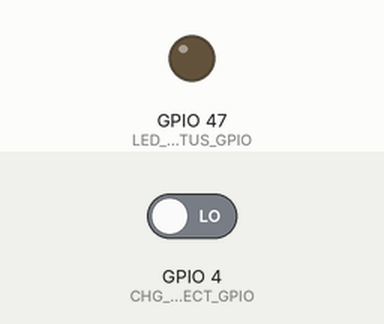
This program was run on a simulated ESP32-S3. On the bench: output pins drawn as LEDs (lit = HIGH). The test bench sets the inputs (shaded band); at power-on: GPIO 4 (CHG_DETECT_GPIO) LOW. WiFi joins after 1.5 s; servers stay silent unless stated; uploads are accepted with an empty reply; the camera gives no picture; what the program prints to the serial monitor is not drawn. At 3.5 s the program puts the board to deep sleep or switches it off; the recording ends there.

Above: at 0.0 s.
At 3.31 s:
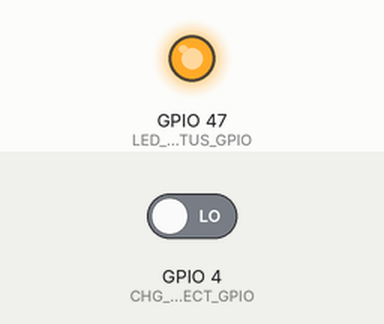
Timing chart, 0 to 3.5 s (numbered marks = the images above):
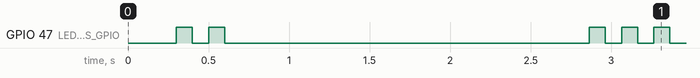

The program:

main.cpp
```cpp
#include <Arduino.h>
#include <WiFi.h>
#include <HTTPClient.h>
#include "esp_camera.h"

// CameraIoT RevC pin map.
// ESP32-S3-PICO-1-N8R8 reserves GPIO33-37 for octal PSRAM.
// GPIO19/20 are reserved for USB_D-/USB_D+ via the pogo cradle.
// The user button stays on GPIO5; cradle ID is split out to GPIO1.
#define PWDN_GPIO_NUM     21
#define RESET_GPIO_NUM    18
#define XCLK_GPIO_NUM     15
#define SIOD_GPIO_NUM      8
#define SIOC_GPIO_NUM      9
#define Y9_GPIO_NUM       10  // D9 MSB  (was 33 - PSRAM conflict)
#define Y8_GPIO_NUM       11  //         (was 34 - PSRAM conflict)
#define Y7_GPIO_NUM       12  //         (was 35 - PSRAM conflict)
#define Y6_GPIO_NUM       13  //         (was 36 - PSRAM conflict)
#define Y5_GPIO_NUM       14  //         (was 37 - PSRAM conflict)
#define Y4_GPIO_NUM       38
#define Y3_GPIO_NUM       39
#define Y2_GPIO_NUM       40  // D2 LSB
#define VSYNC_GPIO_NUM    16
#define HREF_GPIO_NUM     17
#define PCLK_GPIO_NUM     41

#define LED_STATUS_GPIO   47
#define CHG_DETECT_GPIO    4
#define WAKE_BUTTON_GPIO   5
#define WAKE_ID_GPIO       1
#define USB_DN_GPIO       19
#define USB_DP_GPIO       20

// Fill these in before flashing.
static const char* WIFI_SSID = "YOUR_WIFI_SSID";
static const char* WIFI_PASS = "YOUR_WIFI_PASSWORD";
static const char* UPLOAD_URL = "https://your-server.example.com/upload";
static const char* DEVICE_TOKEN = "replace-with-device-token";

static void blink(int n) {
  pinMode(LED_STATUS_GPIO, OUTPUT);
  for (int i=0; i<n; ++i) { digitalWrite(LED_STATUS_GPIO, HIGH); delay(100); digitalWrite(LED_STATUS_GPIO, LOW); delay(100); }
}

static bool init_camera() {
  camera_config_t config;
  config.ledc_channel = LEDC_CHANNEL_0;
  config.ledc_timer = LEDC_TIMER_0;
  config.pin_d0 = Y2_GPIO_NUM;
  config.pin_d1 = Y3_GPIO_NUM;
  config.pin_d2 = Y4_GPIO_NUM;
  config.pin_d3 = Y5_GPIO_NUM;
  config.pin_d4 = Y6_GPIO_NUM;
  config.pin_d5 = Y7_GPIO_NUM;
  config.pin_d6 = Y8_GPIO_NUM;
  config.pin_d7 = Y9_GPIO_NUM;
  config.pin_xclk = XCLK_GPIO_NUM;
  config.pin_pclk = PCLK_GPIO_NUM;
  config.pin_vsync = VSYNC_GPIO_NUM;
  config.pin_href = HREF_GPIO_NUM;
  config.pin_sccb_sda = SIOD_GPIO_NUM;
  config.pin_sccb_scl = SIOC_GPIO_NUM;
  config.pin_pwdn = PWDN_GPIO_NUM;
  config.pin_reset = RESET_GPIO_NUM;
  config.xclk_freq_hz = 20000000;
  config.pixel_format = PIXFORMAT_JPEG;

  if (psramFound()) {
    config.frame_size = FRAMESIZE_SVGA;  // 800x600 first test. Lower to VGA/QVGA if unstable.
    config.jpeg_quality = 12;
    config.fb_count = 2;
    config.grab_mode = CAMERA_GRAB_LATEST;
  } else {
    config.frame_size = FRAMESIZE_VGA;
    config.jpeg_quality = 14;
    config.fb_count = 1;
    config.grab_mode = CAMERA_GRAB_WHEN_EMPTY;
  }
  config.fb_location = CAMERA_FB_IN_PSRAM;

  esp_err_t err = esp_camera_init(&config);
  if (err != ESP_OK) {
    Serial.printf("Camera init failed: 0x%x\n", err);
    return false;
  }
  sensor_t *s = esp_camera_sensor_get();
  if (s) {
    s->set_framesize(s, FRAMESIZE_VGA); // safer default for first boot
  }
  return true;
}

static bool connect_wifi() {
  WiFi.mode(WIFI_STA);
  WiFi.setSleep(false);
  WiFi.begin(WIFI_SSID, WIFI_PASS);
  uint32_t start = millis();
  while (WiFi.status() != WL_CONNECTED && millis() - start < 12000) {
    delay(200);
    Serial.print('.');
  }
  Serial.println();
  Serial.print("WiFi status: "); Serial.println(WiFi.status());
  return WiFi.status() == WL_CONNECTED;
}

static bool upload_jpeg(camera_fb_t* fb) {
  if (!fb) return false;
  HTTPClient http;
  http.begin(UPLOAD_URL);
  http.addHeader("Content-Type", "image/jpeg");
  http.addHeader("X-Device-Token", DEVICE_TOKEN);
  http.addHeader("X-Device-Name", "camera-iot-revA");
  int code = http.POST(fb->buf, fb->len);
  Serial.printf("HTTP code: %d, bytes: %u\n", code, fb->len);
  String resp = http.getString();
  Serial.println(resp);
  http.end();
  return code >= 200 && code < 300;
}

static void sleep_now() {
  digitalWrite(LED_STATUS_GPIO, LOW);
  WiFi.disconnect(true);
  WiFi.mode(WIFI_OFF);
  esp_sleep_enable_timer_wakeup(10ULL * 60ULL * 1000000ULL); // test: wake every 10 min
  esp_deep_sleep_start();
}

void setup() {
  pinMode(CHG_DETECT_GPIO, INPUT);
  pinMode(WAKE_BUTTON_GPIO, INPUT_PULLUP);
  pinMode(LED_STATUS_GPIO, OUTPUT);
  Serial.begin(115200);
  delay(300);
  Serial.println("CameraIoT RevA boot");

  // If sitting on charger, do not capture or use Wi-Fi. Leave charge current to MCP73831.
  if (digitalRead(CHG_DETECT_GPIO) == HIGH) {
    Serial.println("Charge detected, sleeping.");
    blink(1);
    esp_sleep_enable_timer_wakeup(60ULL * 1000000ULL);
    esp_deep_sleep_start();
  }

  blink(2);
  if (!init_camera()) { blink(5); sleep_now(); }
  camera_fb_t *fb = esp_camera_fb_get();
  if (!fb) { Serial.println("Camera capture failed"); blink(5); sleep_now(); }
  Serial.printf("Captured: %u bytes\n", fb->len);

  bool ok = false;
  if (connect_wifi()) ok = upload_jpeg(fb);
  esp_camera_fb_return(fb);
  blink(ok ? 3 : 6);
  sleep_now();
}

void loop() {}
```

Measured:
- by itself, GPIO 47 (LED_STATUS_GPIO): LOW → HIGH at 0.30 s, → LOW 0.10 s later, → HIGH 0.10 s later, → LOW 0.10 s later, … (10 changes in this stretch)
